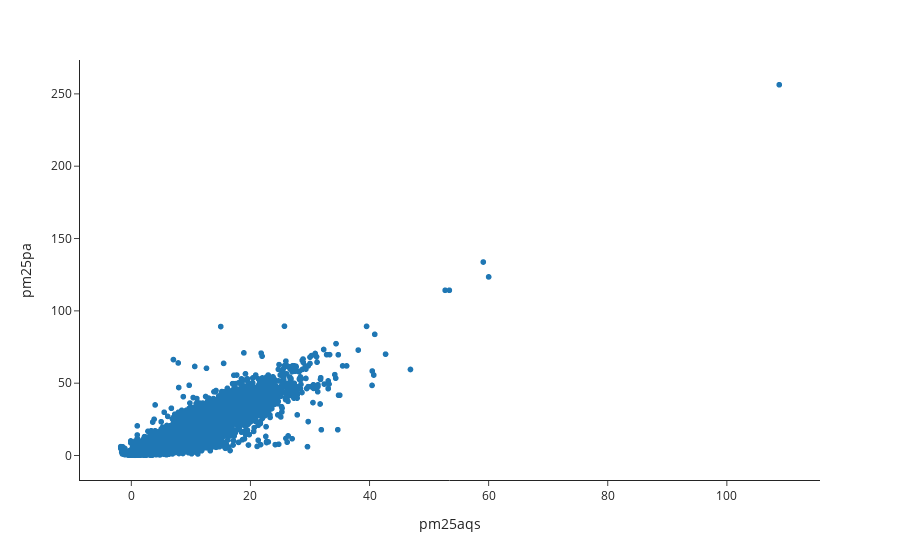

The cell this chart's notebook holds for it:
### Code cell
px.scatter(full_df, x='pm25aqs', y='pm25pa')

### Figure 1 — Plotly figure (JSON) as saved in the notebook; plotly's stock layout.template omitted (floating-point values rounded to 4 significant figures; data arrays with more than 128 entries replaced by an {"elided": "..."} marker saying what was removed)
{"data": [{"hovertemplate": "pm25aqs=%{x}<br>pm25pa=%{y}<extra></extra>", "legendgroup": "", "marker": {"color": "#1F77B4", "symbol": "circle"}, "mode": "markers", "name": "", "showlegend": false, "type": "scattergl", "x": {"elided": "12246 float values"}, "xaxis": "x", "y": {"elided": "12246 float values"}, "yaxis": "y"}], "layout": {"autosize": true, "legend": {"tracegroupgap": 0}, "margin": {"t": 60}, "xaxis": {"anchor": "y", "autorange": true, "domain": [0, 1], "range": [-8.624, 115.6], "title": {"text": "pm25aqs"}, "type": "linear"}, "yaxis": {"anchor": "x", "autorange": true, "domain": [0, 1], "range": [-19.65, 276.1], "title": {"text": "pm25pa"}, "type": "linear"}}}
